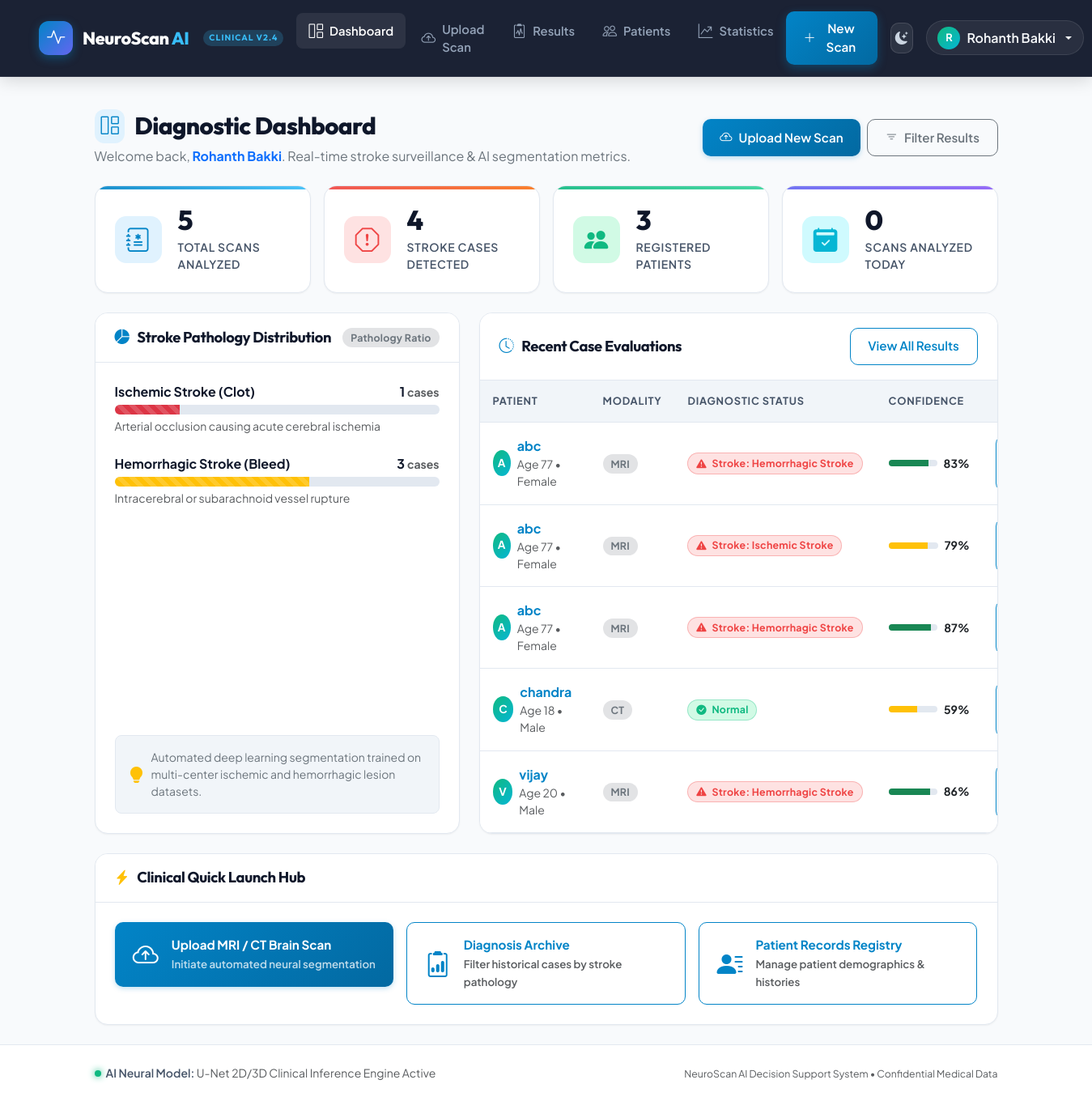
The app's page /dashboard/ (signed in), older data.
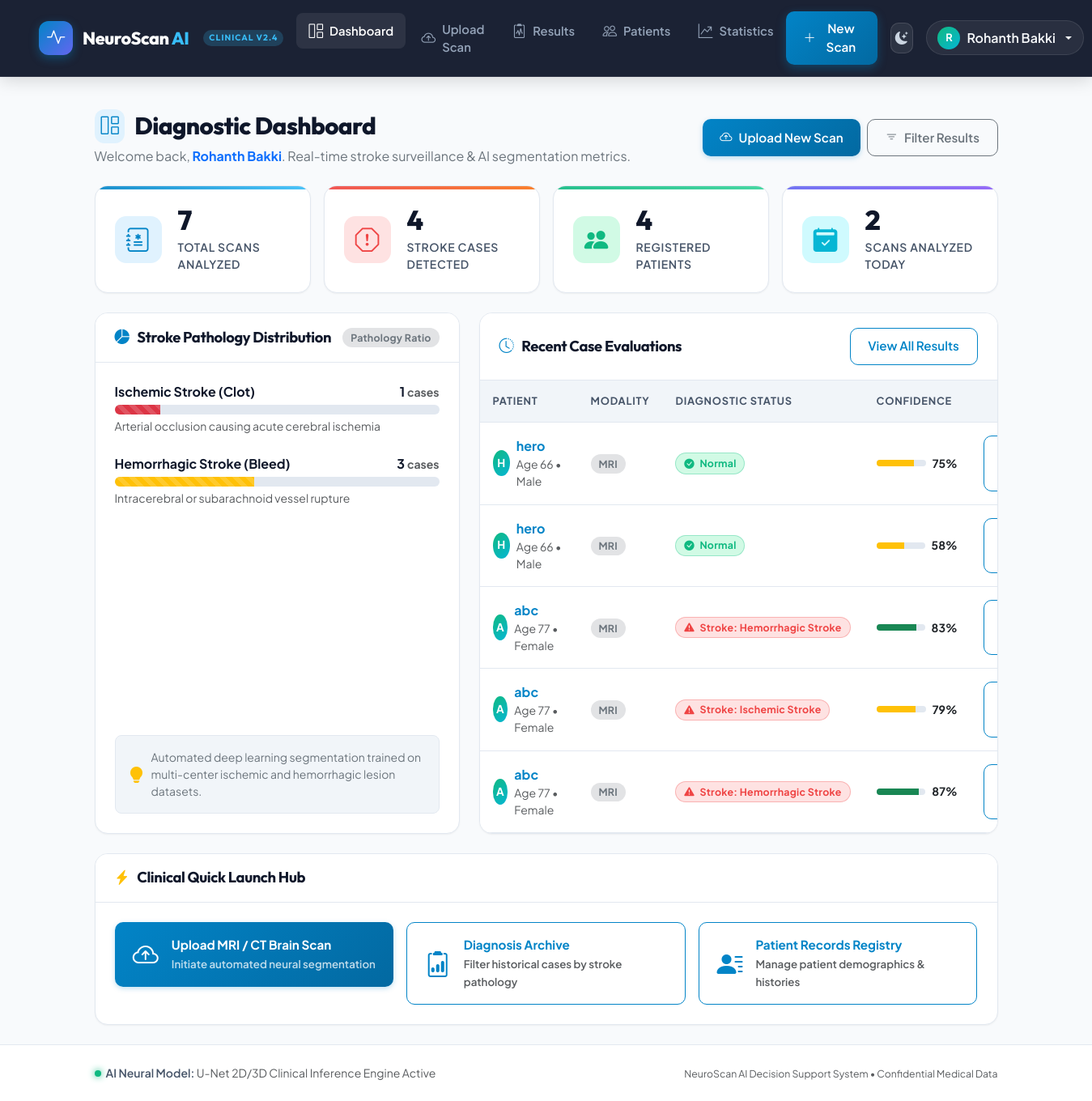
The same page, newer data.
### diagnosis/models.py (models this page shows, shortened)
class Result(models.Model):
    STROKE_TYPE_CHOICES = [
        ('Ischemic', 'Ischemic Stroke'),
        ('Hemorrhagic', 'Hemorrhagic Stroke'),
        ('None', 'No Stroke Detected'),
    ]
    scan = models.OneToOneField(Scan, on_delete=models.CASCADE, related_name='result')
    segmented_image = models.ImageField(upload_to='results/segmented/%Y/%m/%d/', blank=True, null=True)
    stroke_detected = models.BooleanField(default=False)
    stroke_type = models.CharField(max_length=20, choices=STROKE_TYPE_CHOICES, default='None')
    confidence_score = models.FloatField(default=0.0)
    notes = models.TextField(blank=True)
    created_at = models.DateTimeField(auto_now_add=True)

class Scan(models.Model):
    SCAN_TYPE_CHOICES = [
        ('MRI', 'MRI'),
        ('CT', 'CT Scan'),
    ]
    patient = models.ForeignKey(Patient, on_delete=models.CASCADE, related_name='scans')
    image = models.ImageField(upload_to='scans/%Y/%m/%d/')
    scan_type = models.CharField(max_length=10, choices=SCAN_TYPE_CHOICES)
    notes = models.TextField(blank=True)
    uploaded_at = models.DateTimeField(auto_now_add=True)
    uploaded_by = models.ForeignKey(settings.AUTH_USER_MODEL, on_delete=models.SET_NULL, null=True)

class Patient(models.Model):
    GENDER_CHOICES = [
        ('M', 'Male'),
        ('F', 'Female'),
        ('O', 'Other'),
    ]
    name = models.CharField(max_length=200)
    age = models.IntegerField()
    gender = models.CharField(max_length=1, choices=GENDER_CHOICES)
    phone = models.CharField(max_length=20, blank=True)
    email = models.EmailField(blank=True)
    address = models.TextField(blank=True)
    created_at = models.DateTimeField(auto_now_add=True)
    updated_at = models.DateTimeField(auto_now=True)

### dashboard/views.py (the view)
# urls.py: path('', views.dashboard, name='dashboard'),
@login_required
def dashboard(request):
    total_scans = Scan.objects.count()
    total_patients = Patient.objects.count()
    strokes_detected = Result.objects.filter(stroke_detected=True).count()
    recent_results = Result.objects.select_related('scan__patient').order_by('-created_at')[:5]
    ischemic_count = Result.objects.filter(stroke_type='Ischemic').count()
    hemorrhagic_count = Result.objects.filter(stroke_type='Hemorrhagic').count()
    scans_today = Scan.objects.filter(uploaded_at__date=timezone.now().date()).count()
    context = {
        'total_scans': total_scans,
        'total_patients': total_patients,
        'strokes_detected': strokes_detected,
        'recent_results': recent_results,
        'ischemic_count': ischemic_count,
        'hemorrhagic_count': hemorrhagic_count,
        'scans_today': scans_today,
    }
    return render(request, 'dashboard/dashboard.html', context)

### dashboard/templates/dashboard/dashboard.html (shortened to what the changed rows need)
{% extends 'base.html' %}
{% block content %}
<div class="dashboard-page">
    <div class="d-flex flex-column flex-md-row justify-content-between align-items-md-center gap-3 mb-4">
        <div>
            <h1 class="page-title mb-1">
                <i class="bi bi-grid-1x2"></i> Diagnostic Dashboard
            </h1>
        </div>
    </div>
    <div class="row g-3 mb-4">
        <div class="col-sm-6 col-xl-3">
            <div class="stat-card stat-primary">
                <div class="stat-content">
                    <h3>{{ total_scans }}</h3>
                    <p>Total Scans Analyzed</p>
                </div>
            </div>
        </div>
        <div class="col-sm-6 col-xl-3">
            <div class="stat-card stat-success">
                <div class="stat-content">
                    <h3>{{ total_patients }}</h3>
                    <p>Registered Patients</p>
                </div>
            </div>
        </div>
        <div class="col-sm-6 col-xl-3">
            <div class="stat-card stat-info">
                <div class="stat-content">
                    <h3>{{ scans_today }}</h3>
                    <p>Scans Analyzed Today</p>
                </div>
            </div>
        </div>
    </div>
    <div class="row g-4 mb-4">
        <div class="col-lg-7">
            <div class="card h-100">
                <div class="card-body p-0">
                    <div class="table-responsive">
                        <table class="table align-middle">
                            <thead>
                                <tr>
                                    <th>Patient</th>
                                    <th>Modality</th>
                                    <th>Diagnostic Status</th>
                                    <th>Confidence</th>
                                    <th class="text-end">Action</th>
                                </tr>
                            </thead>
                            <tbody>
                                {% for result in recent_results %}
                                <tr>
                                    <td>
                                        <div class="d-flex align-items-center gap-2">
                                            <div class="user-avatar-circle" style="width: 32px; height: 32px; font-size: 0.85rem;">
                                                {{ result.scan.patient.name|make_list|first|upper }}
                                            </div>
                                            <div>
                                                <a href="{% url 'patient_detail' result.scan.patient.id %}" class="fw-bold text-decoration-none">
                                                    {{ result.scan.patient.name }}
                                                </a>
                                                <div class="text-muted small">Age {{ result.scan.patient.age }} &bull; {{ result.scan.patient.get_gender_display }}</div>
                                            </div>
                                        </div>
                                    </td>
                                    <td>
                                        <span class="badge bg-secondary-subtle text-secondary">{{ result.scan.scan_type }}</span>
                                    </td>
                                    <td>
                                        {% if result.stroke_detected %}
                                        <span class="badge badge-stroke-detected">
                                            <i class="bi bi-exclamation-triangle-fill me-1"></i> Stroke: {{ result.get_stroke_type_display }}
                                        </span>
                                        {% else %}
                                        <span class="badge badge-stroke-normal">
                                            <i class="bi bi-check-circle-fill me-1"></i> Normal
                                        </span>
                                        {% endif %}
                                    </td>
                                    <td>
                                        <div class="d-flex align-items-center gap-2">
                                            <div class="progress flex-grow-1" style="height: 8px; width: 60px; background-color: var(--border-color);">
                                                <div class="progress-bar {% if result.confidence_score > 80 %}bg-success{% else %}bg-warning{% endif %}"
                                                     role="progressbar" style="width: {{ result.confidence_score }}%"></div>
                                            </div>
                                            <span class="small fw-bold">{{ result.confidence_score|floatformat:0 }}%</span>
                                        </div>
                                    </td>
                                    <td class="text-end">
                                        <a href="{% url 'result_detail' result.id %}" class="btn btn-sm btn-outline-primary">
                                        </a>
                                    </td>
                                </tr>
                                {% endfor %}
                            </tbody>
                        </table>
                    </div>
                </div>
            </div>
        </div>
    </div>
</div>
{% endblock %}

Row changes from the older to the newer data that the page shows:
no longer on this page (row unchanged): Result: scan.patient.name|make_list "C", scan.patient.name "chandra", scan.patient.age "18", scan.patient.gender "Male", scan.scan_type "CT", stroke_detected False (drawn), confidence_score "59"
no longer on this page (row unchanged): Result: scan.patient.name|make_list "V", scan.patient.name "vijay", scan.patient.age "20", scan.patient.gender "Male", scan.scan_type "MRI", stroke_type "Hemorrhagic Stroke", confidence_score "86"
added Result: scan.patient.name|make_list "H", scan.patient.name "hero", scan.patient.age "66", scan.patient.gender "Male", scan.scan_type "MRI", stroke_detected False (drawn), confidence_score "75"
added Result: scan.patient.name|make_list "H", scan.patient.name "hero", scan.patient.age "66", scan.patient.gender "Male", scan.scan_type "MRI", stroke_detected False (drawn), confidence_score "58"
Text that changed along with them:
{{ total_scans }}: "5" → "7"
{{ total_patients }}: "3" → "4"
{{ scans_today }}: "0" → "2"
